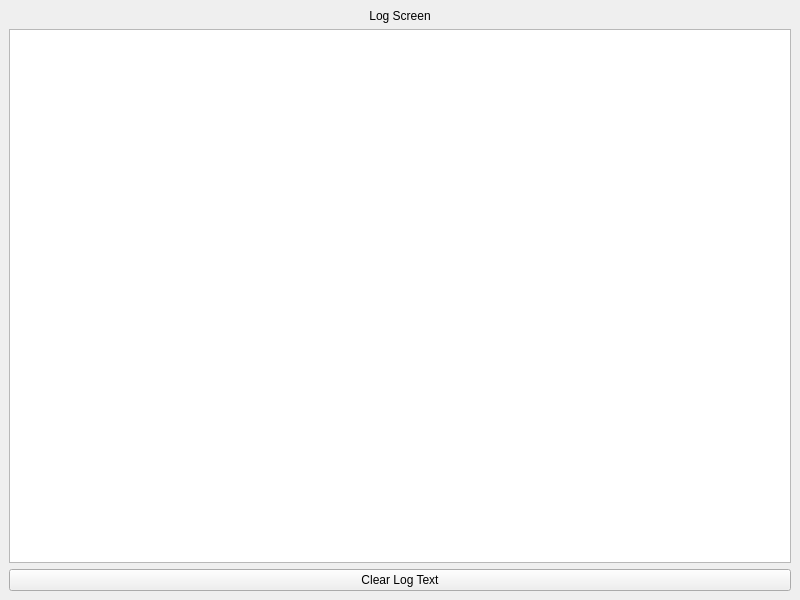
<?xml version="1.0" encoding="UTF-8"?>
<ui version="4.0">
 <class>logScreen</class>
 <widget class="QMainWindow" name="logScreen">
  <property name="geometry">
   <rect>
    <x>0</x>
    <y>0</y>
    <width>800</width>
    <height>600</height>
   </rect>
  </property>
  <property name="windowTitle">
   <string>MainWindow</string>
  </property>
  <widget class="QWidget" name="centralwidget">
   <layout class="QVBoxLayout" name="verticalLayout">
    <item>
     <widget class="QLabel" name="logLabel">
      <property name="text">
       <string>Log Screen</string>
      </property>
      <property name="alignment">
       <set>Qt::AlignmentFlag::AlignCenter</set>
      </property>
     </widget>
    </item>
    <item>
     <widget class="QTextEdit" name="logTextEdit">
      <property name="readOnly">
       <bool>true</bool>
      </property>
     </widget>
    </item>
    <item>
     <widget class="QPushButton" name="clearLogTextButton">
      <property name="text">
       <string>Clear Log Text</string>
      </property>
     </widget>
    </item>
   </layout>
  </widget>
 </widget>
 <resources/>
 <connections/>
</ui>
